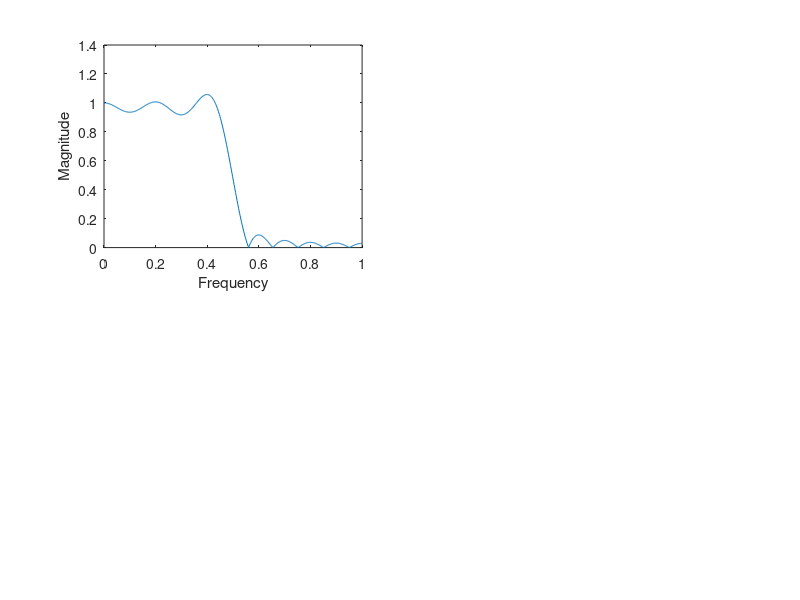

Write the MATLAB code that produced this figure. (Note: this script raises an error after producing the figure.)
clc;
clear all;
close all;
warning off;
fc=2000;
fs=8000;
f=fs/2;
M=[21 41];
WIN='Rectangular';
%hamming,hanning,blackman
figure;
for n=1:2
    window=rectwin(M(n));%hamming(n),hanning(n),blackman(n)
    h=fir1(M(n)-1,fc/f,"low",window);
    [H,w]=freqz(h);
    subplot(2,2,2*n-1);
    plot(w/pi,abs(H));
    ylabel('Magnitude');
    xlabel('Frequency');
    title(['Magnitude response of ',WIN,' Window of order = ',string(M(n))]);
    subplot(2,2,2*n);
    plot(w/pi,angle(H));
    ylabel('Phase');
    xlabel('Frequency');
    title(['Phase response of ',WIN,' Window of order = ',string(M(n))]);
    clear h H w;
end
